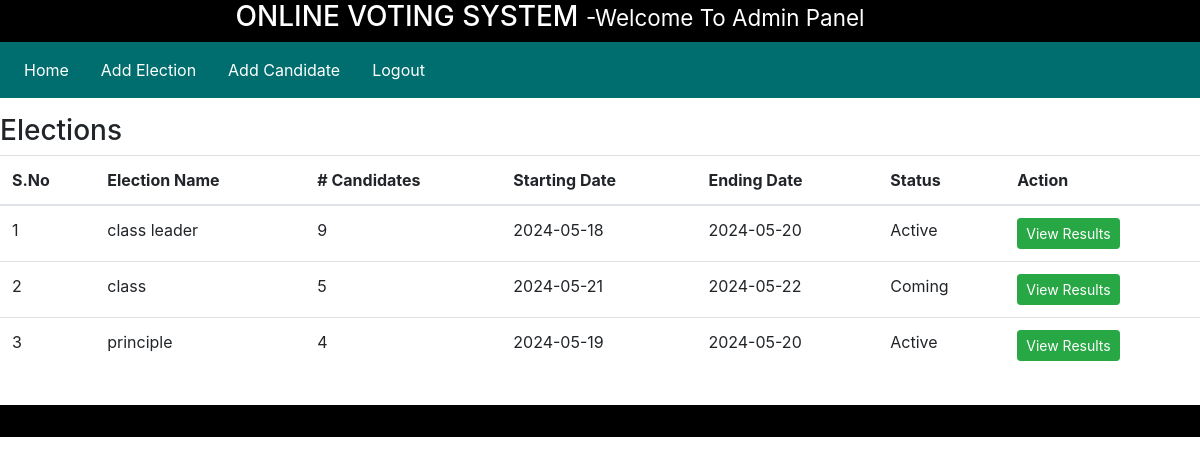
Screenshot of /admin/adminhome.php?homepage=1 with the database file from the repository.
### tables this page shows
CREATE TABLE `elections` (
  `id` int(11) NOT NULL,
  `election_topic` varchar(255) DEFAULT NULL,
  `no_of_candidates` int(11) DEFAULT NULL,
  `starting_date` date DEFAULT NULL,
  `ending_date` date DEFAULT NULL,
  `status` varchar(45) DEFAULT NULL,
  `inserted_on` date DEFAULT NULL
);

### admin/inc/homepage.php (the view)
<div class="row my-3">
    <div class="col-12">
        <h3>Elections</h3>
        <table class="table">
            <thead>
                <tr>
                    <th scope="col">S.No</th>
                    <th scope="col">Election Name</th>
                    <th scope="col"># Candidates</th>
                    <th scope="col">Starting Date</th>
                    <th scope="col">Ending Date</th>
                    <th scope="col">Status </th>
                    <th scope="col">Action </th>
                </tr>
            </thead>
            <tbody>
                <?php
            include 'config.php';
                   $query= "SELECT * FROM elections" or die(mysqli_error($db));
                   $result = mysqli_query($db, $query);
                   if (mysqli_num_rows($result) > 0) {
                    $sno = 1;
                    while ($row = mysqli_fetch_assoc($result)) {
                               $election_id = $row['id'];
                ?>
                <tr>
                    <td><?php echo $sno++; ?></td>
                    <td><?php echo $row['election_topic']; ?></td>
                    <td><?php echo $row['no_of_candidates']; ?></td>
                    <td><?php echo $row['starting_date']; ?></td>
                    <td><?php echo $row['ending_date']; ?></td>
                    <td><?php echo $row['status']; ?></td>
                    <td>
                        <a href="adminhome.php?viewResult=<?php echo $election_id; ?>" class="btn btn-sm btn-success">
                            View Results </a>
                    </td>
                </tr>
                <?php
                        }
                    }else {
            ?>
                <tr>
                    <td colspan="7"> No any election is added yet. </td>
                </tr>
                <?php
                    }
                ?>
            </tbody>
        </table>
    </div>
</div>

### rows the page displays
elections: election_topic "class leader", no_of_candidates "9", starting_date "2024-05-18", ending_date "2024-05-20", status "Active"
elections: election_topic "class", no_of_candidates "5", starting_date "2024-05-21", ending_date "2024-05-22", status "Coming"
elections: election_topic "principle", no_of_candidates "4", starting_date "2024-05-19", ending_date "2024-05-20", status "Active"
